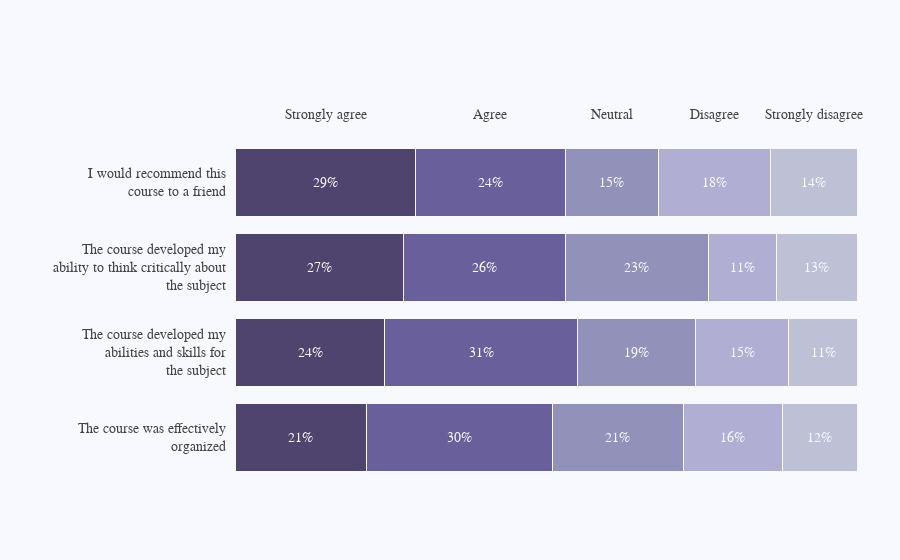

Notebook code for this chart:
### Code cell
# Graphic Objects Plotly (Advanced Barchart)

# Create text label
top_labels = ['Strongly agree', 'Agree', 'Neutral', 'Disagree',
              'Strongly disagree']
# Define labels
colors = ['rgba(38, 24, 74, 0.8)', 'rgba(71, 58, 131, 0.8)',
          'rgba(122, 120, 168, 0.8)', 'rgba(164, 163, 204, 0.85)',
          'rgba(190, 192, 213, 1)']

# Create matrix for survey data (The sum of each vector must be 100 (Percentage))
x_data = [[21, 30, 21, 16, 12],
          [24, 31, 19, 15, 11],
          [27, 26, 23, 11, 13],
          [29, 24, 15, 18, 14]]

# Define y label axis
y_data = ['The course was effectively<br>organized',
          'The course developed my<br>abilities and skills ' +
          'for<br>the subject', 'The course developed ' +
          'my<br>ability to think critically about<br>the subject',
          'I would recommend this<br>course to a friend']

fig = go.Figure()

# Create base Barplot for each vector
for i in range(0, len(x_data[0])):
    for xd, yd in zip(x_data, y_data):
        fig.add_trace(go.Bar(
            x=[xd[i]], y=[yd],
            orientation='h',
            marker=dict(
                color=colors[i],
                line=dict(color='rgb(248, 248, 249)', width=1)
            )
        ))
        
# Add update layout to beautify the visualization
fig.update_layout(
    xaxis=dict(
        showgrid=False,
        showline=False,
        showticklabels=False,
        zeroline=False,
        domain=[0.15, 1]
    ),
    yaxis=dict(
        showgrid=False,
        showline=False,
        showticklabels=False,
        zeroline=False,
    ),
    barmode='stack',
    paper_bgcolor='rgb(248, 248, 255)',
    plot_bgcolor='rgb(248, 248, 255)',
    margin=dict(l=120, r=10, t=140, b=80),
    showlegend=False,
)

# Add label text
annotations = []
for yd, xd in zip(y_data, x_data):
    # labeling the y-axis
    annotations.append(dict(xref='paper', yref='y',
                            x=0.14, y=yd,
                            xanchor='right',
                            text=str(yd),
                            font=dict(family='Arial', size=14,
                                      color='rgb(67, 67, 67)'),
                            showarrow=False, align='right'))
    # labeling the first percentage of each bar (x_axis)
    annotations.append(dict(xref='x', yref='y',
                            x=xd[0] / 2, y=yd,
                            text=str(xd[0]) + '%',
                            font=dict(family='Arial', size=14,
                                      color='rgb(248, 248, 255)'),
                            showarrow=False))
    # labeling the first Likert scale (on the top)
    if yd == y_data[-1]:
        annotations.append(dict(xref='x', yref='paper',
                                x=xd[0] / 2, y=1.1,
                                text=top_labels[0],
                                font=dict(family='Arial', size=14,
                                          color='rgb(67, 67, 67)'),
                                showarrow=False))
    space = xd[0]
    for i in range(1, len(xd)):
            # labeling the rest of percentages for each bar (x_axis)
            annotations.append(dict(xref='x', yref='y',
                                    x=space + (xd[i]/2), y=yd,
                                    text=str(xd[i]) + '%',
                                    font=dict(family='Arial', size=14,
                                              color='rgb(248, 248, 255)'),
                                    showarrow=False))
            # labeling the Likert scale
            if yd == y_data[-1]:
                annotations.append(dict(xref='x', yref='paper',
                                        x=space + (xd[i]/2), y=1.1,
                                        text=top_labels[i],
                                        font=dict(family='Arial', size=14,
                                                  color='rgb(67, 67, 67)'),
                                        showarrow=False))
            space += xd[i]

fig.update_layout(annotations=annotations)

fig.show()

### Figure 1 — Plotly figure (JSON) as saved in the notebook; plotly's stock layout.template omitted (floating-point values rounded to 4 significant figures)
{"data": [{"marker": {"color": "rgba(38, 24, 74, 0.8)", "line": {"color": "rgb(248, 248, 249)", "width": 1}}, "orientation": "h", "type": "bar", "x": [21], "y": ["The course was effectively<br>organized"]}, {"marker": {"color": "rgba(38, 24, 74, 0.8)", "line": {"color": "rgb(248, 248, 249)", "width": 1}}, "orientation": "h", "type": "bar", "x": [24], "y": ["The course developed my<br>abilities and skills for<br>the subject"]}, {"marker": {"color": "rgba(38, 24, 74, 0.8)", "line": {"color": "rgb(248, 248, 249)", "width": 1}}, "orientation": "h", "type": "bar", "x": [27], "y": ["The course developed my<br>ability to think critically about<br>the subject"]}, {"marker": {"color": "rgba(38, 24, 74, 0.8)", "line": {"color": "rgb(248, 248, 249)", "width": 1}}, "orientation": "h", "type": "bar", "x": [29], "y": ["I would recommend this<br>course to a friend"]}, {"marker": {"color": "rgba(71, 58, 131, 0.8)", "line": {"color": "rgb(248, 248, 249)", "width": 1}}, "orientation": "h", "type": "bar", "x": [30], "y": ["The course was effectively<br>organized"]}, {"marker": {"color": "rgba(71, 58, 131, 0.8)", "line": {"color": "rgb(248, 248, 249)", "width": 1}}, "orientation": "h", "type": "bar", "x": [31], "y": ["The course developed my<br>abilities and skills for<br>the subject"]}, {"marker": {"color": "rgba(71, 58, 131, 0.8)", "line": {"color": "rgb(248, 248, 249)", "width": 1}}, "orientation": "h", "type": "bar", "x": [26], "y": ["The course developed my<br>ability to think critically about<br>the subject"]}, {"marker": {"color": "rgba(71, 58, 131, 0.8)", "line": {"color": "rgb(248, 248, 249)", "width": 1}}, "orientation": "h", "type": "bar", "x": [24], "y": ["I would recommend this<br>course to a friend"]}, {"marker": {"color": "rgba(122, 120, 168, 0.8)", "line": {"color": "rgb(248, 248, 249)", "width": 1}}, "orientation": "h", "type": "bar", "x": [21], "y": ["The course was effectively<br>organized"]}, {"marker": {"color": "rgba(122, 120, 168, 0.8)", "line": {"color": "rgb(248, 248, 249)", "width": 1}}, "orientation": "h", "type": "bar", "x": [19], "y": ["The course developed my<br>abilities and skills for<br>the subject"]}, {"marker": {"color": "rgba(122, 120, 168, 0.8)", "line": {"color": "rgb(248, 248, 249)", "width": 1}}, "orientation": "h", "type": "bar", "x": [23], "y": ["The course developed my<br>ability to think critically about<br>the subject"]}, {"marker": {"color": "rgba(122, 120, 168, 0.8)", "line": {"color": "rgb(248, 248, 249)", "width": 1}}, "orientation": "h", "type": "bar", "x": [15], "y": ["I would recommend this<br>course to a friend"]}, {"marker": {"color": "rgba(164, 163, 204, 0.85)", "line": {"color": "rgb(248, 248, 249)", "width": 1}}, "orientation": "h", "type": "bar", "x": [16], "y": ["The course was effectively<br>organized"]}, {"marker": {"color": "rgba(164, 163, 204, 0.85)", "line": {"color": "rgb(248, 248, 249)", "width": 1}}, "orientation": "h", "type": "bar", "x": [15], "y": ["The course developed my<br>abilities and skills for<br>the subject"]}, {"marker": {"color": "rgba(164, 163, 204, 0.85)", "line": {"color": "rgb(248, 248, 249)", "width": 1}}, "orientation": "h", "type": "bar", "x": [11], "y": ["The course developed my<br>ability to think critically about<br>the subject"]}, {"marker": {"color": "rgba(164, 163, 204, 0.85)", "line": {"color": "rgb(248, 248, 249)", "width": 1}}, "orientation": "h", "type": "bar", "x": [18], "y": ["I would recommend this<br>course to a friend"]}, {"marker": {"color": "rgba(190, 192, 213, 1)", "line": {"color": "rgb(248, 248, 249)", "width": 1}}, "orientation": "h", "type": "bar", "x": [12], "y": ["The course was effectively<br>organized"]}, {"marker": {"color": "rgba(190, 192, 213, 1)", "line": {"color": "rgb(248, 248, 249)", "width": 1}}, "orientation": "h", "type": "bar", "x": [11], "y": ["The course developed my<br>abilities and skills for<br>the subject"]}, {"marker": {"color": "rgba(190, 192, 213, 1)", "line": {"color": "rgb(248, 248, 249)", "width": 1}}, "orientation": "h", "type": "bar", "x": [13], "y": ["The course developed my<br>ability to think critically about<br>the subject"]}, {"marker": {"color": "rgba(190, 192, 213, 1)", "line": {"color": "rgb(248, 248, 249)", "width": 1}}, "orientation": "h", "type": "bar", "x": [14], "y": ["I would recommend this<br>course to a friend"]}], "layout": {"annotations": [{"align": "right", "font": {"color": "rgb(67, 67, 67)", "family": "Arial", "size": 14}, "showarrow": false, "text": "The course was effectively<br>organized", "x": 0.14, "xanchor": "right", "xref": "paper", "y": "The course was effectively<br>organized", "yref": "y"}, {"font": {"color": "rgb(248, 248, 255)", "family": "Arial", "size": 14}, "showarrow": false, "text": "21%", "x": 10.5, "xref": "x", "y": "The course was effectively<br>organized", "yref": "y"}, {"font": {"color": "rgb(248, 248, 255)", "family": "Arial", "size": 14}, "showarrow": false, "text": "30%", "x": 36, "xref": "x", "y": "The course was effectively<br>organized", "yref": "y"}, {"font": {"color": "rgb(248, 248, 255)", "family": "Arial", "size": 14}, "showarrow": false, "text": "21%", "x": 61.5, "xref": "x", "y": "The course was effectively<br>organized", "yref": "y"}, {"font": {"color": "rgb(248, 248, 255)", "family": "Arial", "size": 14}, "showarrow": false, "text": "16%", "x": 80, "xref": "x", "y": "The course was effectively<br>organized", "yref": "y"}, {"font": {"color": "rgb(248, 248, 255)", "family": "Arial", "size": 14}, "showarrow": false, "text": "12%", "x": 94, "xref": "x", "y": "The course was effectively<br>organized", "yref": "y"}, {"align": "right", "font": {"color": "rgb(67, 67, 67)", "family": "Arial", "size": 14}, "showarrow": false, "text": "The course developed my<br>abilities and skills for<br>the subject", "x": 0.14, "xanchor": "right", "xref": "paper", "y": "The course developed my<br>abilities and skills for<br>the subject", "yref": "y"}, {"font": {"color": "rgb(248, 248, 255)", "family": "Arial", "size": 14}, "showarrow": false, "text": "24%", "x": 12, "xref": "x", "y": "The course developed my<br>abilities and skills for<br>the subject", "yref": "y"}, {"font": {"color": "rgb(248, 248, 255)", "family": "Arial", "size": 14}, "showarrow": false, "text": "31%", "x": 39.5, "xref": "x", "y": "The course developed my<br>abilities and skills for<br>the subject", "yref": "y"}, {"font": {"color": "rgb(248, 248, 255)", "family": "Arial", "size": 14}, "showarrow": false, "text": "19%", "x": 64.5, "xref": "x", "y": "The course developed my<br>abilities and skills for<br>the subject", "yref": "y"}, {"font": {"color": "rgb(248, 248, 255)", "family": "Arial", "size": 14}, "showarrow": false, "text": "15%", "x": 81.5, "xref": "x", "y": "The course developed my<br>abilities and skills for<br>the subject", "yref": "y"}, {"font": {"color": "rgb(248, 248, 255)", "family": "Arial", "size": 14}, "showarrow": false, "text": "11%", "x": 94.5, "xref": "x", "y": "The course developed my<br>abilities and skills for<br>the subject", "yref": "y"}, {"align": "right", "font": {"color": "rgb(67, 67, 67)", "family": "Arial", "size": 14}, "showarrow": false, "text": "The course developed my<br>ability to think critically about<br>the subject", "x": 0.14, "xanchor": "right", "xref": "paper", "y": "The course developed my<br>ability to think critically about<br>the subject", "yref": "y"}, {"font": {"color": "rgb(248, 248, 255)", "family": "Arial", "size": 14}, "showarrow": false, "text": "27%", "x": 13.5, "xref": "x", "y": "The course developed my<br>ability to think critically about<br>the subject", "yref": "y"}, {"font": {"color": "rgb(248, 248, 255)", "family": "Arial", "size": 14}, "showarrow": false, "text": "26%", "x": 40, "xref": "x", "y": "The course developed my<br>ability to think critically about<br>the subject", "yref": "y"}, {"font": {"color": "rgb(248, 248, 255)", "family": "Arial", "size": 14}, "showarrow": false, "text": "23%", "x": 64.5, "xref": "x", "y": "The course developed my<br>ability to think critically about<br>the subject", "yref": "y"}, {"font": {"color": "rgb(248, 248, 255)", "family": "Arial", "size": 14}, "showarrow": false, "text": "11%", "x": 81.5, "xref": "x", "y": "The course developed my<br>ability to think critically about<br>the subject", "yref": "y"}, {"font": {"color": "rgb(248, 248, 255)", "family": "Arial", "size": 14}, "showarrow": false, "text": "13%", "x": 93.5, "xref": "x", "y": "The course developed my<br>ability to think critically about<br>the subject", "yref": "y"}, {"align": "right", "font": {"color": "rgb(67, 67, 67)", "family": "Arial", "size": 14}, "showarrow": false, "text": "I would recommend this<br>course to a friend", "x": 0.14, "xanchor": "right", "xref": "paper", "y": "I would recommend this<br>course to a friend", "yref": "y"}, {"font": {"color": "rgb(248, 248, 255)", "family": "Arial", "size": 14}, "showarrow": false, "text": "29%", "x": 14.5, "xref": "x", "y": "I would recommend this<br>course to a friend", "yref": "y"}, {"font": {"color": "rgb(67, 67, 67)", "family": "Arial", "size": 14}, "showarrow": false, "text": "Strongly agree", "x": 14.5, "xref": "x", "y": 1.1, "yref": "paper"}, {"font": {"color": "rgb(248, 248, 255)", "family": "Arial", "size": 14}, "showarrow": false, "text": "24%", "x": 41, "xref": "x", "y": "I would recommend this<br>course to a friend", "yref": "y"}, {"font": {"color": "rgb(67, 67, 67)", "family": "Arial", "size": 14}, "showarrow": false, "text": "Agree", "x": 41, "xref": "x", "y": 1.1, "yref": "paper"}, {"font": {"color": "rgb(248, 248, 255)", "family": "Arial", "size": 14}, "showarrow": false, "text": "15%", "x": 60.5, "xref": "x", "y": "I would recommend this<br>course to a friend", "yref": "y"}, {"font": {"color": "rgb(67, 67, 67)", "family": "Arial", "size": 14}, "showarrow": false, "text": "Neutral", "x": 60.5, "xref": "x", "y": 1.1, "yref": "paper"}, {"font": {"color": "rgb(248, 248, 255)", "family": "Arial", "size": 14}, "showarrow": false, "text": "18%", "x": 77, "xref": "x", "y": "I would recommend this<br>course to a friend", "yref": "y"}, {"font": {"color": "rgb(67, 67, 67)", "family": "Arial", "size": 14}, "showarrow": false, "text": "Disagree", "x": 77, "xref": "x", "y": 1.1, "yref": "paper"}, {"font": {"color": "rgb(248, 248, 255)", "family": "Arial", "size": 14}, "showarrow": false, "text": "14%", "x": 93, "xref": "x", "y": "I would recommend this<br>course to a friend", "yref": "y"}, {"font": {"color": "rgb(67, 67, 67)", "family": "Arial", "size": 14}, "showarrow": false, "text": "Strongly disagree", "x": 93, "xref": "x", "y": 1.1, "yref": "paper"}], "autosize": true, "barmode": "stack", "margin": {"b": 80, "l": 120, "r": 10, "t": 140}, "paper_bgcolor": "rgb(248, 248, 255)", "plot_bgcolor": "rgb(248, 248, 255)", "showlegend": false, "xaxis": {"autorange": true, "domain": [0.15, 1], "range": [0, 105.3], "showgrid": false, "showline": false, "showticklabels": false, "type": "linear", "zeroline": false}, "yaxis": {"autorange": true, "range": [-0.5, 3.5], "showgrid": false, "showline": false, "showticklabels": false, "type": "category", "zeroline": false}}}
